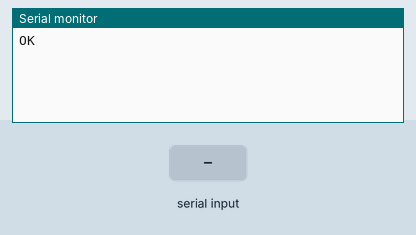
Bench run of a sketch on a simulated Arduino Mega 2560, built with avr-gcc and run on an emulated ATmega2560. Shown: the last lines printed to the serial monitor. The inputs (shaded band) are chosen by the test bench. The modem accepts every AT command (registered, SIM ready, sends succeed) and sends nothing else.

Above: at 2.2 s.
2.3 s: "1\n" received over the second serial link
At 2.8 s:
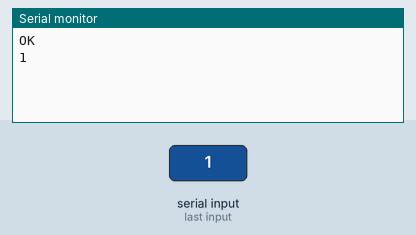
3.8 s: "0\n" received over the second serial link
At 5.1 s:
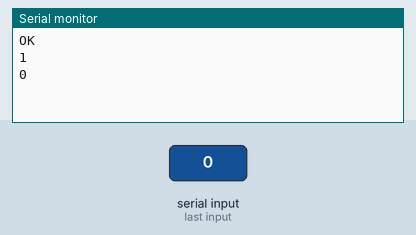

The sketch:

seting_baudrate.ino
```cpp
/*****************************************
 *  Program 1 : Tes Koneksi
 *  Serial1 V2
 *  www.inkubator-teknologi.com
 *  www.tokotronik.com
 *****************************************/

#include <SoftwareSerial.h>
SoftwareSerial Serial1(8, 9); // RX, TX

#include <LiquidCrystal.h>

String inString="";
char str,f,c;
//============================
void getmodem()
{
 f=1;
 while(f)
 {
   if(Serial1.available())
     {
       str=Serial1.read();
       Serial.print(str);
       switch (str)
         {
           case '\r': break;
           case '\n':f=0; break;
           default:inString+=(char)str;
         }
     }
 }
}
//===================================
// AT+UART_DEF=9600,8,1,0,0
void setup() {
  Serial.begin(9600);
  Serial1.begin(115200);
  //Serial1.begin(9600);
  Serial1.println("AT+UART_DEF=9600,8,1,0,0");
  delay(1000);
}

void loop() {
 if (Serial1.available()){
  c=Serial1.read();
  Serial.write(c);
 }
 if(Serial.available()){
  c=Serial.read();
  Serial1.write(c);
 }
}
```

Measured:
- after the input at 2.3 s, the serial monitor: prints a new line at once (image 1)
- after the input at 3.8 s, the serial monitor: prints a new line at once (image 2)
